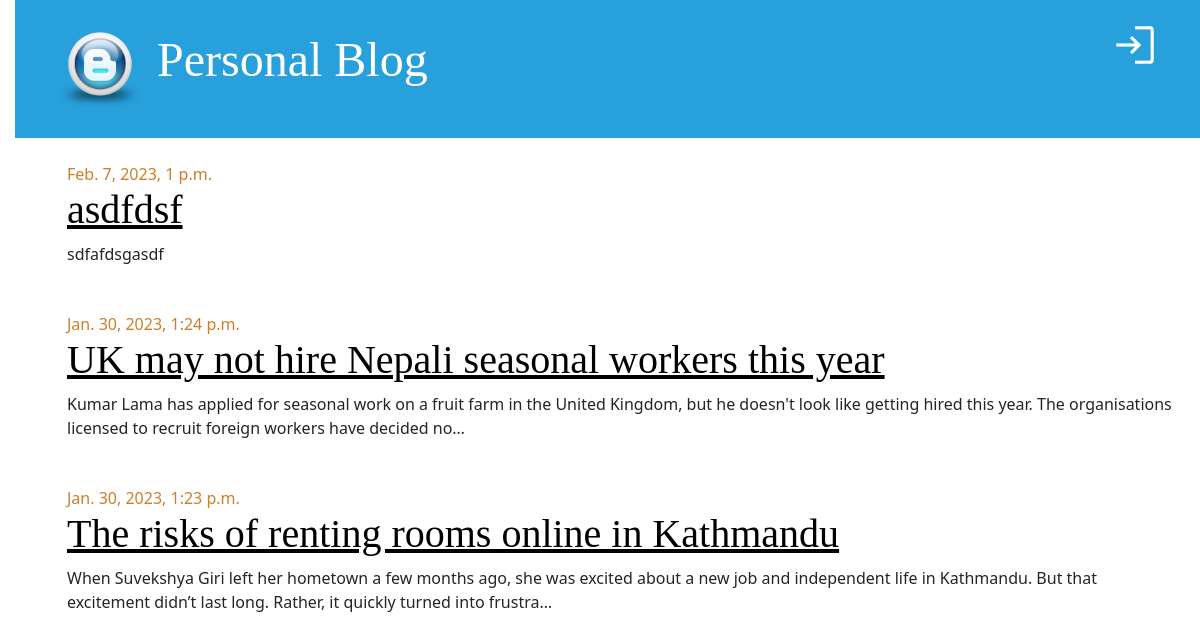
The page / on the database its author committed.
### blog_app/models.py (models this page shows)
class Post(models.Model):
    title = models.CharField(max_length=255)
    content = models.TextField()
    published_at = models.DateTimeField(null = True, blank = True)
    author = models.ForeignKey("auth.User" , on_delete=models.CASCADE)
    created_at = models.DateTimeField(auto_now_add=True)
    updated_at = models.DateTimeField(auto_now=True)

### blog_app/views.py (the view)
# urls.py: path("", views.PostListView.as_view(), name="post-list"),
class PostListView(ListView):
    model = Post
    template_name = "post_list.html"
    context_object_name = "posts"
    queryset = Post.objects.filter(published_at__isnull=False).order_by("-published_at")

### templates/post_list.html
{% extends "base.html" %}
{% block content %}
    {% for post in posts %}
        <div class="post">
            {% if post.published_at %}
            <div class="date">
                {{ post.published_at }}
            </div>
            {% endif %}
            <h1>
                <a href="{% url 'post-detail' post.pk %}">{{ post.title }}</a>
            </h1>
            <p>{{ post.content|truncatechars:200  }}</p>
        </div>
    {% endfor %}
{% endblock content %}

### templates/base.html (shortened to what this page needs)
{% load static %}
<!doctype html>
<html lang="en">
    <head>
        <link href="{% static "css/bootstrap.min.css" %}" rel="stylesheet">
        <link rel="stylesheet" href="{% static "css/blog.css" %}">
    </head>
    <body>
        <div class="page-header mb-4">
            {% if user.is_authenticated %}
                <a href="{% url 'logout' %}" class="top-menu mb-4">
                    <span class="material-symbols-outlined lg-icons">logout</span>
                </a>
                <a href="{% url 'post-create' %}" class="top-menu mb-4">
                    <span class="material-symbols-outlined lg-icons">add</span>
                </a>
                <a href="{% url 'draft-list' %}" class="top-menu mb-4">
                    <span class="material-symbols-outlined lg-icons">edit_square</span>
                </a>
            {% else %}
                <a href="{% url 'login' %}" class="top-menu mb-4">
                    <span class="material-symbols-outlined lg-icons">login</span>
                </a>
            {% endif %}
            <h1>
                <a href="/">
                    <img src="{% static "img/favicon.ico" %}" alt="Personal Blog" width="90px">
                    Personal Blog
                </a>
            </h1>
        </div>
        <div class="container content">
            <div class="row">
                {% block content %}
                {% endblock content %}
            </div>
        </div>
    </body>
</html>

### static/css/blog.css (style rules this page uses)
body { padding-left: 15px; }
h1 a { color: #27a0dc; font-family: "Lobster"; }
.page-header { background-color: #27a0dc; margin-top: 0; padding: 20px 20px 20px 40px; }
.page-header h1, .page-header h1 a, .page-header h1 a:visited, .page-header h1 a:active { color: #ffffff; font-size: 36pt; text-decoration: none; }
.content { margin-left: 40px; }
h1, h2, h3, h4 { font-family: "Lobster", cursive; }
.date { color: #ce7e29; }
.top-menu, .top-menu:hover, .top-menu:visited { color: #ffffff; float: right; font-size: 26pt; margin-right: 20px; }
.post { margin-bottom: 30px; }
.post h1 a, .post h1 a:visited { color: #000000; }
.lg-icons { font-size: 50px !important; }

### rows shown on the page
Post: published_at "Feb. 7, 2023, 1 p.m.", title "asdfdsf", content "sdfafdsgasdf"
Post: published_at "Jan. 30, 2023, 1:24 p.m.", title "UK may not hire Nepali seasonal workers this year", content "Kumar Lama has applied for seasonal work on a fruit farm in the United Kingdom, but he doesn't look like getting hired this year. The organisations licensed to recruit foreign workers have decided no…"
Post: published_at "Jan. 30, 2023, 1:23 p.m.", title "The risks of renting rooms online in Kathmandu", content "When Suvekshya Giri left her hometown a few months ago, she was excited about a new job and independent life in Kathmandu. But that excitement didn’t last long. Rather, it quickly turned into frustra…"
